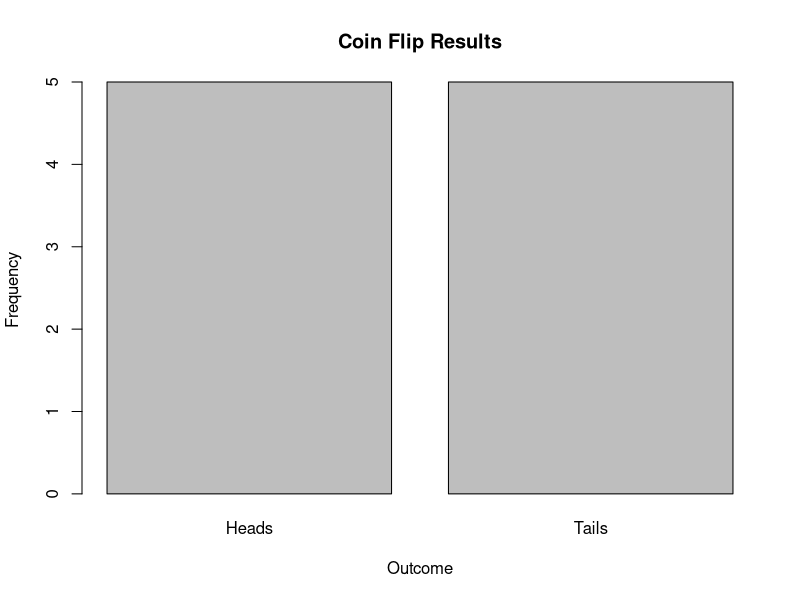

The R script that drew this image:
# Number of coin flips
num_flips <- 10

# Vector to store the results
results <- character(num_flips)

# Coin flip simulation
for (i in 1:num_flips) {
  # Generate a random number between 0 and 1
  random_number <- runif(1)
  
  # Assign 'Heads' or 'Tails' based on the random number
  if (random_number < 0.5) {
    results[i] <- 'Heads'
  } else {
    results[i] <- 'Tails'
  }
}

# Count the occurrences of 'Heads' and 'Tails'
counts <- table(results)

# Plotting the results
barplot(counts, main = "Coin Flip Results", xlab = "Outcome", ylab = "Frequency")
